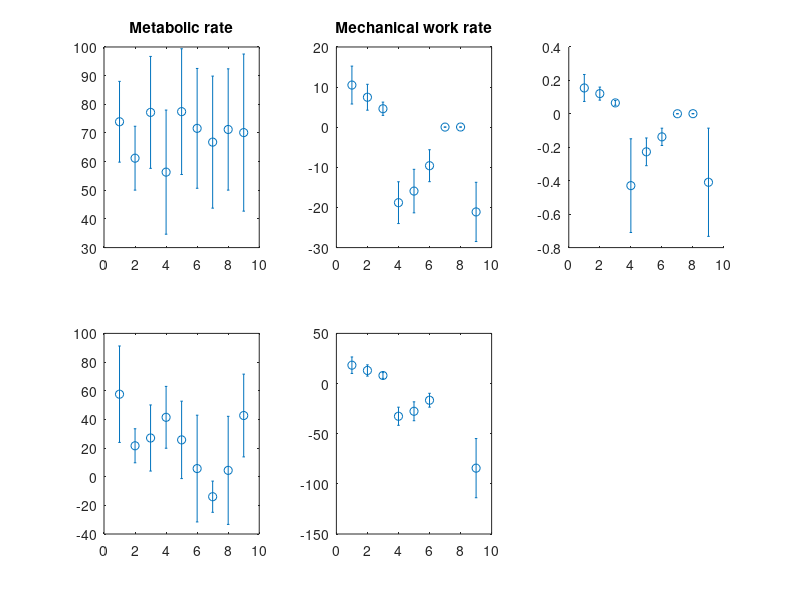

Source code (MATLAB): (Note: this script raises an error after producing the figure.)
clear all; close all; clc

Tmax = 1/.374; % placeholder

Tmax = 2;

Ps = [1:15];
Ps = [7:8, 10:15];

load('mechanics.mat', 'W', 'conds', 'Ts', 'Tl', 'mTcycle', 'Iact')
load('metabolics.mat', 'Pmet', 'Sdata')

Pmet = Pmet(Ps,:);

%% correct Pmet for time isometric
Piso = Pmet(:,7:8);
N = size(Piso,1);

% time the muscle was isometric
% Tiso = Tmax/2 - [Ts(1:3) Tl(4:6) Tmax/2 Tmax/2 Ts(end)+Tl(end)];

% fraction isometric compared to isometric condition
% fiso = repmat(Tiso / (Tmax/2), N,1);
fiso = [Iact(Ps,1:3)./Iact(Ps,7) Iact(Ps,4:9)./Iact(Ps,8)];

% portion of metabolic rate due to contraction
Pcor = Pmet - [Piso(:,2) .* fiso(:,1:3)  Piso(:,1) .* fiso(:,4:end)];

% correct for individual offset
Pcor2 = Pmet + mean(Pmet(:), 'omitnan') - mean(Pmet,2);

%% compute efficiency
Pav = W(:,Ps,:) ./ mTcycle;

Pmcor(:,:,1) = W(:,Ps,1) ./ (Tl+Ts)'; % net
Pmcor(:,:,2) = W(:,Ps,2) ./ Ts'; % positive
Pmcor(:,:,3) = W(:,Ps,3) ./ Tl'; % negative

eff         = Pav./Pmet'; 
eff_cor     = Pav./Pcor'; 

    
%%
close all

colors = lines(5);

figure(1)

subplot(231)
errorbar(1:9, mean(Pcor2, 'omitnan'), std(Pcor2, 'omitnan'), 'o'); hold on
title('Metabolic rate')

subplot(234);
errorbar(1:9, mean(Pcor, 'omitnan'), std(Pcor, 'omitnan'), 'o')

for i = 1:3
    subplot(232)
    errorbar(1:9, mean(Pav(:,:,i),2, 'omitnan'), std(Pav(:,:,i),1,2, 'omitnan'), 'o'); hold on
    title('Mechanical work rate')
    
    subplot(235)
    errorbar(1:9, mean(Pmcor(:,:,i),2, 'omitnan'), std(Pmcor(:,:,i),1,2, 'omitnan'), 'o'); hold on

    subplot(233)
    errorbar(1:9, mean(eff(:,:,i),2, 'omitnan'), std(eff(:,:,i),1,2, 'omitnan'), 'o', 'color', colors(i,:)); hold on
    ylim([-1 1])
    title('Efficiency')
    
    subplot(236);
    errorbar(1:9, mean(eff_cor(:,:,i),2, 'omitnan'), std(eff_cor(:,:,i),1,2, 'omitnan'), 'o', 'color', colors(i,:)); hold on
    ylim([-1 1])

end

for i = 1:6
    subplot(2,3,i)
    box off
end

return

%%
if ishandle(10), close(10); end
figure(10)

titles = {'Overall', 'Isometric', 'Contraction', 'Rest'};

for i = 1:4
    subplot(4,1,i)
    bar(1:9, mean(A(:,:,i),2, 'omitnan')'); hold on
    errorbar(1:9, mean(A(:,:,i),2, 'omitnan'), std(A(:,:,i),1,2, 'omitnan'), 'o'); hold on
    xticklabels(conds)
title(titles{i})
box off
end


%% 
figure(11)

bar(1:9, mean(Pmet'./A(:,Ps,1),2,'omitnan')); hold on
errorbar(1:9, mean(Pmet'./A(:,Ps,1),2,'omitnan'),std(Pmet'./A(:,Ps,1),1,2,'omitnan')) 
    
    xticklabels(conds)
title(titles{i})
box off
